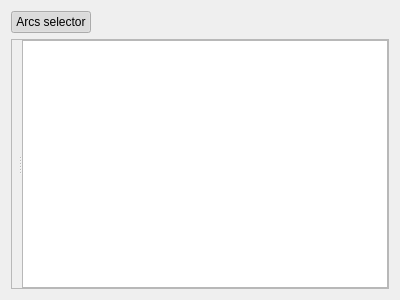
<?xml version="1.0" encoding="UTF-8"?>
<ui version="4.0">
 <class>PlotReport</class>
 <widget class="QWidget" name="PlotReport">
  <property name="geometry">
   <rect>
    <x>0</x>
    <y>0</y>
    <width>400</width>
    <height>300</height>
   </rect>
  </property>
  <property name="windowTitle">
   <string>Form</string>
  </property>
  <layout class="QVBoxLayout" name="verticalLayout">
   <item alignment="Qt::AlignLeft">
    <widget class="QPushButton" name="btnArcsToggle">
     <property name="cursor">
      <cursorShape>PointingHandCursor</cursorShape>
     </property>
     <property name="toolTip">
      <string>Toggle arcs selector view</string>
     </property>
     <property name="text">
      <string>Arcs selector</string>
     </property>
     <property name="checkable">
      <bool>true</bool>
     </property>
     <property name="checked">
      <bool>true</bool>
     </property>
     <property name="base" stdset="0">
      <bool>true</bool>
     </property>
    </widget>
   </item>
   <item>
    <widget class="QSplitter" name="splitter">
     <property name="frameShape">
      <enum>QFrame::StyledPanel</enum>
     </property>
     <property name="orientation">
      <enum>Qt::Horizontal</enum>
     </property>
     <property name="childrenCollapsible">
      <bool>false</bool>
     </property>
     <widget class="QWidget" name="wdgTreeParent" native="true">
      <layout class="QVBoxLayout" name="verticalLayout_2">
       <property name="spacing">
        <number>3</number>
       </property>
       <property name="leftMargin">
        <number>2</number>
       </property>
       <property name="topMargin">
        <number>2</number>
       </property>
       <property name="rightMargin">
        <number>2</number>
       </property>
       <property name="bottomMargin">
        <number>2</number>
       </property>
      </layout>
     </widget>
     <widget class="ChartView" name="chartViewPlotValues"/>
    </widget>
   </item>
  </layout>
 </widget>
 <customwidgets>
  <customwidget>
   <class>ChartView</class>
   <extends>QGraphicsView</extends>
   <header>src.main.python.plotlyst.view.widget.display</header>
  </customwidget>
 </customwidgets>
 <resources/>
 <connections/>
</ui>
